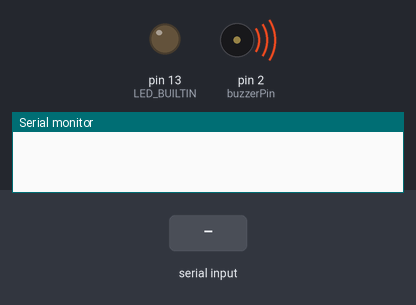
A sketch run on a simulated Arduino Uno, built with avr-gcc and run on an emulated ATmega328P. Parts: output pins drawn as LEDs (lit = HIGH), buzzer (waves = sounding, pin HIGH), the last lines printed to the serial monitor. The inputs (shaded band) are chosen by the test bench. EEPROM starts erased.

Above: at 1.2 s.
1.3 s: "B\n" received over the second serial link
At 3.1 s:
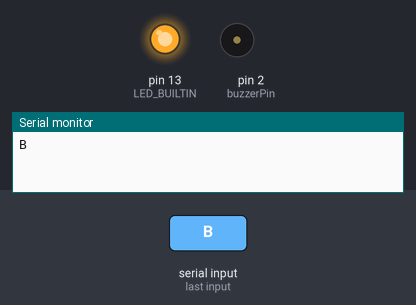
4.3 s: "show\n" received over Serial
Timing chart, 0 to 7.3 s (numbered marks = the images above; inputs shaded):
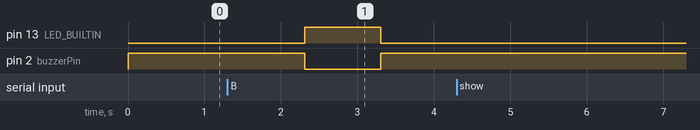

Measured:
- after the input at 1.3 s, pin 13 (LED_BUILTIN): LOW → HIGH after 1.0 s, → LOW 1.0 s later; pin 2 (buzzerPin): HIGH → LOW after 1.0 s, → HIGH 1.0 s later

The sketch:

receiver.ino
```cpp
#include <SoftwareSerial.h>
#include <EEPROM.h>

const int buzzerPin = 2;

SoftwareSerial mySerial(3, 4);  // RX, TX
const int EEPROM_SIZE = 512;    // Tamaño total de la EEPROM
const int EEPROM_ADDRESS = 0;   // Dirección inicial en la EEPROM

void saveStringToEEPROM(int addr, String data) {
  int len = data.length();
  if (len > EEPROM_SIZE - addr - 1) {
    Serial.println("Error: String too long for EEPROM");
    return;
  }

  EEPROM.write(addr, len);  // Guarda la longitud del String

  for (int i = 0; i < len; i++) {
    EEPROM.write(addr + 1 + i, data[i]);  // Guarda cada carácter
  }
  EEPROM.write(addr + 1 + len, '\0');  // Agrega terminador nulo
}

String readStringFromEEPROM(int addr) {
  int len = EEPROM.read(addr);  // Lee la longitud del String
  char buffer[len + 1];

  for (int i = 0; i < len; i++) {
    buffer[i] = EEPROM.read(addr + 1 + i);  // Lee cada carácter
  }
  buffer[len] = '\0';  // Agrega terminador nulo

  return String(buffer);
}


void setup() {
  // Open serial communications and wait for port to open:
  Serial.begin(9600);


  //Serial.println("Goodnight moon!");

  // set the data rate for the SoftwareSerial port
  mySerial.begin(9600);
  //mySerial.println("Hello, world?");
  pinMode(LED_BUILTIN, OUTPUT);
  pinMode(buzzerPin, OUTPUT);
  digitalWrite(buzzerPin, HIGH);
  //saveStringToEEPROM(EEPROM_ADDRESS, "setup");
}

void loop() {  // run over and over
  if (mySerial.available()) {
    String str = mySerial.readString();
    str.trim();
    if (str.indexOf("B") != -1) {
      Serial.println(str);
      saveStringToEEPROM(EEPROM_ADDRESS, str);
      mySerial.write("Ok");
      digitalWrite(LED_BUILTIN, HIGH);
      digitalWrite(buzzerPin, LOW);
      delay(1000);
      digitalWrite(LED_BUILTIN, LOW);
      digitalWrite(buzzerPin, HIGH);
    }
  }
  if (Serial.available() > 0) {
    String inputString = Serial.readStringUntil('\n');  // Lee hasta nueva línea
    inputString.trim();
    if (inputString.equals("show")) {
      String savedText = readStringFromEEPROM(EEPROM_ADDRESS);
      Serial.print("String leído desde la EEPROM: ");
      Serial.println(savedText);
    }
  }
  // if (Serial.available()) {
  //   mySerial.write(Serial.read());
  // }
}
```
